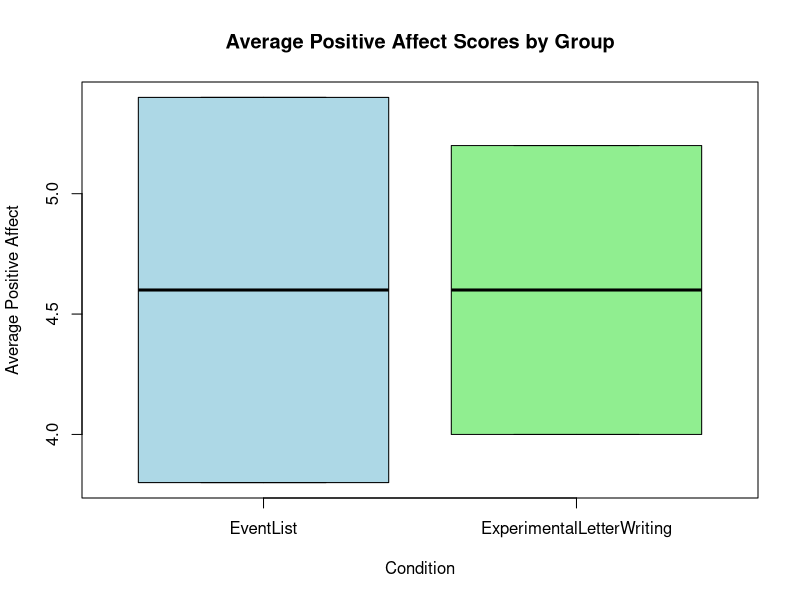
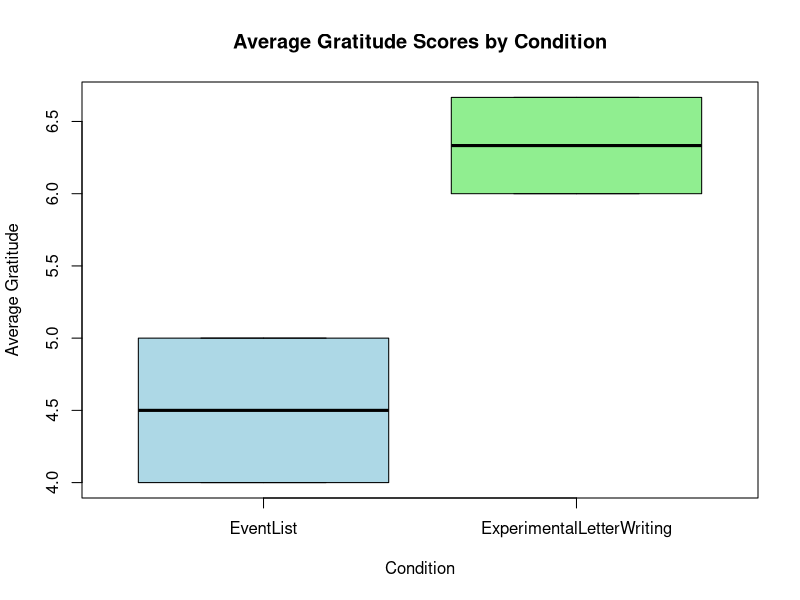
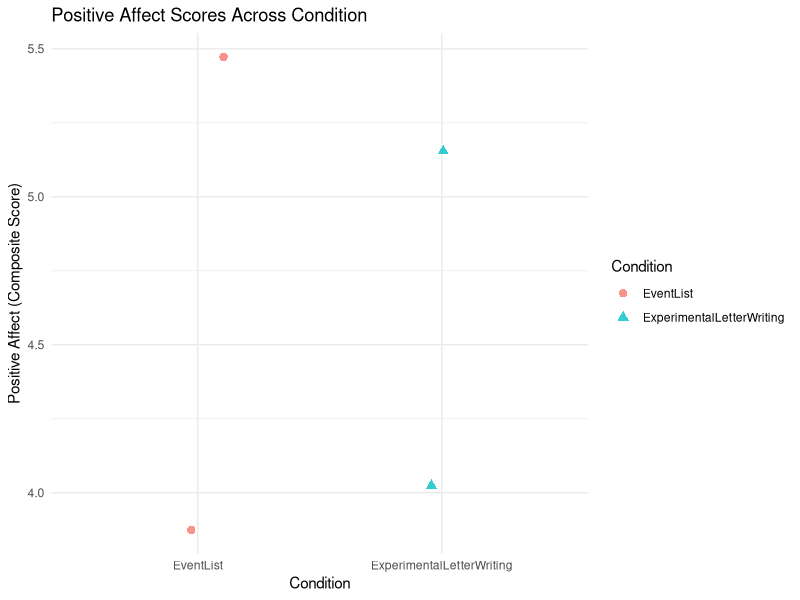

Write R code to recreate these figures, in order.
## ---- chunk 1
# Calculate Correction Factor and Assign it to J_250
J_250 <- sqrt(125) * gamma(124.5) / gamma(125)

# Multiply g = 0.41 by the J(250) correction factor
ComputedCohens_d <- 0.41 * J_250
## ---- chunk 2
#| output: false
# Step 1: Set CRAN as the source to install `pwr`
options(repos = c(CRAN = "https://cloud.r-project.org"))

# Step 2: Install `pwr`
install.packages("pwr")

# Step 3: Load `pwr` into the current session
library(pwr)

# Step 4: Calculate Power
Power80 = pwr.t.test(d = ComputedCohens_d,
           sig.level = .05,
           power = .80,
           type = "two.sample",
           alternative = "two.sided")
## ---- chunk 3
install.packages("assertthat")
library(assertthat)

install.packages("here")
library("here")
ProcessedData <- read.csv(file = here('data/ProcessedData.csv'))

assert_that(ncol(ProcessedData)==20)
## ---- chunk 4
KeyResults <- t.test(PositiveAffect_AveragedScore ~ Condition,
                     alternative = "two.sided",
                     var.equal = TRUE,
                     data = ProcessedData)
## ---- chunk 5

install.packages("rstatix")
library(rstatix)

#Degrees of Freedom
DegFr = as.numeric(KeyResults$parameter)
J_Correction = gamma(DegFr/2) / (sqrt(DegFr/2)*gamma((DegFr-1)/2))

CohenD <- cohens_d(PositiveAffect_AveragedScore ~ Condition, data = ProcessedData, var.equal = TRUE)

HedgesG <- J_Correction * CohenD$effsize
HedgesG
## ---- chunk 6
boxplot(PositiveAffect_AveragedScore ~ Condition, data = ProcessedData, main = 'Average Positive Affect Scores by Group', ylab = 'Average Positive Affect', col = c("lightblue", "lightgreen"))
## ---- chunk 7
# Gratitude will be the composite (averaged) score of its indicators
ProcessedData$Gratitude_AveragedScore <- rowMeans(ProcessedData[,c("Grateful", "Appreciative", "Thankful")])
boxplot(Gratitude_AveragedScore ~ Condition, data = ProcessedData, main = 'Average Gratitude Scores by Condition', ylab = 'Average Gratitude', col = c("lightblue", "lightgreen"))
## ---- chunk 8
install.packages("ggplot2")
library(ggplot2)

ggplot(ProcessedData, aes(x = Condition, y = PositiveAffect_AveragedScore, color = Condition, shape = Condition)) +
  geom_jitter(width = 0.15, size = 2.5, alpha = 0.8) +
  labs(
    title = "Positive Affect Scores Across Condition",
    x = "Condition",
    y = "Positive Affect (Composite Score)",
    color = "Condition",
    shape = "Condition"
  ) +
  theme_minimal()
